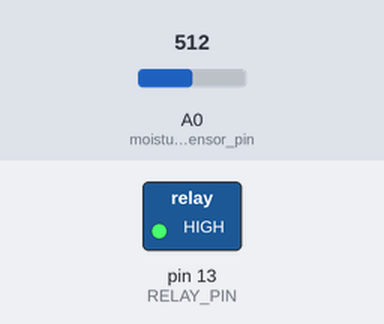
This sketch was run on a simulated Arduino Uno, built with avr-gcc and run on an emulated ATmega328P. On the bench: switched loads named in the sketch (green lamp = pin HIGH). The test bench sets the inputs (shaded band); at power-on: A0 (moisture_sensor_pin) = 512.

Above: at 0.2 s.
Timing chart, 0 to 1.7 s (numbered marks = the images above):
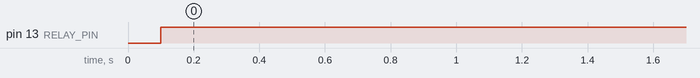

The sketch:

IrrigationSystem.ino
```cpp
String level;
const int dry = 598; // value for dry sensor
const int wet = 300; // value for wet sensor

int moisture_sensor_pin = A0;

const int RELAY_PIN = 13;

void setup()
{
  Serial.begin(9600);
  pinMode(RELAY_PIN, OUTPUT);
  digitalWrite(RELAY_PIN, LOW);
}

void loop()
{
  int sensorVal = analogRead(moisture_sensor_pin);
  int percentageHumididy = map(sensorVal, wet, dry, 100, 0);
  delay(100);
  if(percentageHumididy>=-10 && percentageHumididy<=20)
  {
    digitalWrite(RELAY_PIN, LOW);
    level = "Low";
    }
  else if(percentageHumididy>=21 && percentageHumididy<=60)
  {
    digitalWrite(RELAY_PIN, HIGH);
    level = "Mid";
  }
  else
  {
    digitalWrite(RELAY_PIN, HIGH);
    level = "High";
  }
}
```

Measured:
- by itself, pin 13 (RELAY_PIN): LOW → HIGH at 0.10 s
